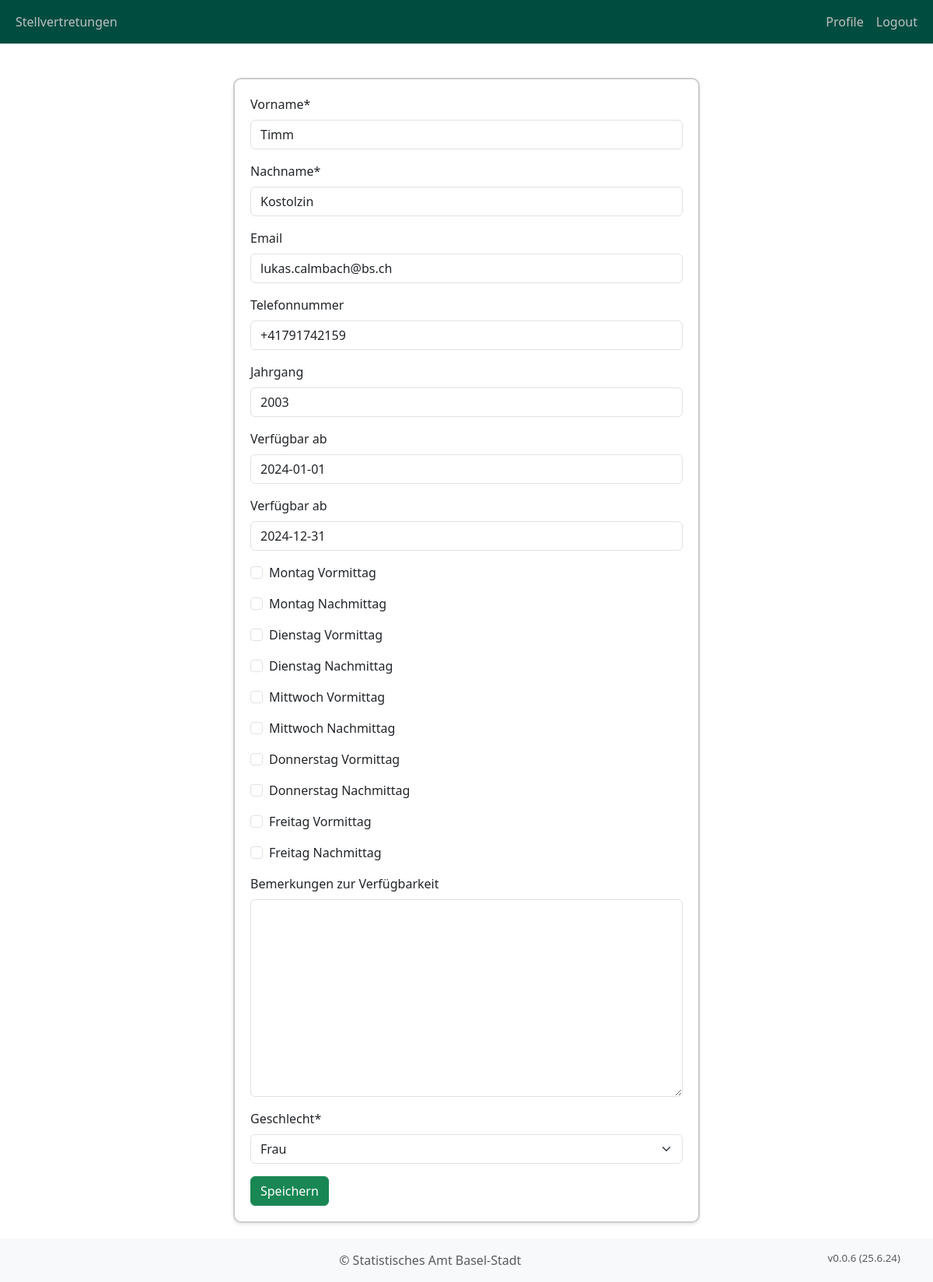
Page /school_management/candidates/4/edit/ (signed in) on the committed database.
### school_management/models.py (models this page shows, shortened)
class Person(models.Model):
    user = models.OneToOneField(User, on_delete=models.CASCADE, blank=True, null=True)
    school = models.ForeignKey(
        School, on_delete=models.CASCADE, related_name="school_persons", default=1
    )
    teacherid = models.IntegerField(verbose_name="Lehrer-ID", blank=True, null=True)
    first_name = models.CharField(max_length=255, verbose_name="Vorname")
    last_name = models.CharField(max_length=255, verbose_name="Nachname")
    email = models.EmailField(verbose_name="Email", blank=True)
    phone_number = models.CharField(
        max_length=20, verbose_name="Telefonnummer", blank=True
    )
    year_of_birth = models.CharField(
        max_length=255, verbose_name="Jahrgang", blank=True
    )
    username = models.CharField(max_length=255, verbose_name="Benutzername", blank=True)
    is_teacher = models.BooleanField(verbose_name="LehrerIn", default=False)
    is_candidate = models.BooleanField(
        verbose_name="KandidatIn für Stellvertretung", default=False
    )
    is_manager = models.BooleanField(
        verbose_name="Leitung/Administration", default=False
    )
    available_from_date = models.DateField(
        verbose_name="Verfügbar ab", blank=True, null=True
    )
    available_to_date = models.DateField(
        verbose_name="Verfügbar ab", blank=True, null=True
    )
    availability_mo_am = models.BooleanField(
        verbose_name="Montag Vormittag", default=False
    )
    availability_tu_am = models.BooleanField(
        verbose_name="Dienstag Vormittag", default=False
    )
    availability_we_am = models.BooleanField(
        verbose_name="Mittwoch Vormittag", default=False
    )
    availability_th_am = models.BooleanField(
        verbose_name="Donnerstag Vormittag", default=False
    )
    availability_fr_am = models.BooleanField(
        verbose_name="Freitag Vormittag", default=False
    )
    availability_mo_pm = models.BooleanField(
        verbose_name="Montag Nachmittag", default=False
    )
    availability_tu_pm = models.BooleanField(
        verbose_name="Dienstag Nachmittag", default=False
    )
    availability_we_pm = models.BooleanField(
        verbose_name="Mittwoch Nachmittag", default=False
    )
    availability_th_pm = models.BooleanField(
        verbose_name="Donnerstag Nachmittag", default=False
    )
    availability_fr_pm = models.BooleanField(
        verbose_name="Freitag Nachmittag", default=False
    )
    availability_comment = models.TextField(
        max_length=500, verbose_name="Bemerkungen zur Verfügbarkeit", blank=True
    )
    gender = models.ForeignKey(
        "Gender", on_delete=models.CASCADE, verbose_name="Geschlecht", default=1
    )
    description = models.TextField(
        max_length=500, verbose_name="Bemerkungen", blank=True
    )
    subjects = models.ManyToManyField(
        "Subject", related_name="person_subjects", blank=True
    )  # Many-to-many relationship
    class Meta:
        verbose_name = "Person"
        verbose_name_plural = "Personen"
        ordering = ["last_name", "first_name"]

### school_management/views.py (the view)
class CandidateEditView(LoginRequiredMixin, UpdateView):
    model = Candidate
    form_class = CandidateForm
    template_name = "school_management/candidate_edit.html"
    success_url = reverse_lazy("candidate_list")

### school_management/forms.py (shortened to what this page needs)
class CandidateForm(forms.ModelForm):
    class Meta:
        model = Person
        fields = [
            "first_name",
            "last_name",
            "email",
            "phone_number",
            "year_of_birth",
            "available_from_date",
            "available_to_date",
            "availability_mo_am",
            "availability_mo_pm",
            "availability_tu_am",
            "availability_tu_pm",
            "availability_we_am",
            "availability_we_pm",
            "availability_th_am",
            "availability_th_pm",
            "availability_fr_am",
            "availability_fr_pm",
            "availability_comment",
            "gender",
        ]

### school_management/models.py (called while the page is built)
    def __str__(self):
        return self.name

    def get_queryset(self):
        return super().get_queryset().filter(is_candidate=True)

### school_management/templatetags/user_tags.py (called while the page is built)
@register.filter(name='is_in_group')
def is_in_group(user, group_name):
    if user.is_authenticated:
        return user.groups.filter(name=group_name).exists()
    return False

### templates/school_management/candidate_edit.html
{% extends "base.html" %} {% block content %} {% load crispy_forms_tags %}
{% load static %}
<div class="col-md-6 offset-md-3">
  <div class="form-container">
    <form method="post" enctype="multipart/form-data">
      {% csrf_token %} {{ form|crispy }}
      <button type="submit" class="btn btn-success">Speichern</button>
    </form>
  </div>
</div>
{% endblock %}

### static/css/styles.css (style rules this page uses)
.form-container { width: 100%; margin: 20px auto; border: 2px solid #ccc; padding: 20px; border-radius: 10px; box-shadow: 0 2px 4px rgba(0,0,0,0.1); }

### rows in the picture
Person: first_name "Timm", last_name "Kostolzin", email "lukas.calmbach@bs.ch", phone_number "+41791742159", year_of_birth "2003", available_from_date "2024-01-01", available_to_date "2024-12-31", gender "Frau"
